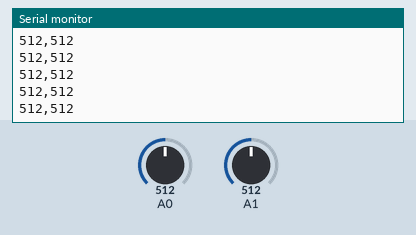
This sketch was run on a simulated Arduino Uno, built with avr-gcc and run on an emulated ATmega328P. Parts: the last lines printed to the serial monitor. The test bench sets the inputs (shaded band); at power-on: A0 = 512, A1 = 512.

Above: at 1.2 s.
1.3 s: A0 set to 716
At 1.31 s:
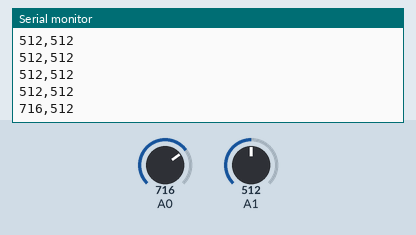
2.8 s: A1 set to 716
At 2.82 s:
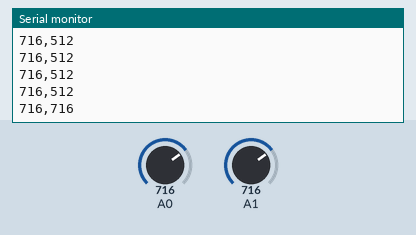
4.3 s: A0 set to 900
At 4.33 s:
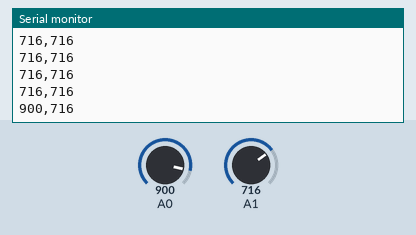
5.8 s: A1 set to 900
At 5.84 s:
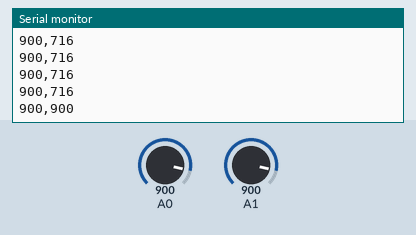
Timing chart, 0 to 8.3 s (numbered marks = the images above; inputs shaded):
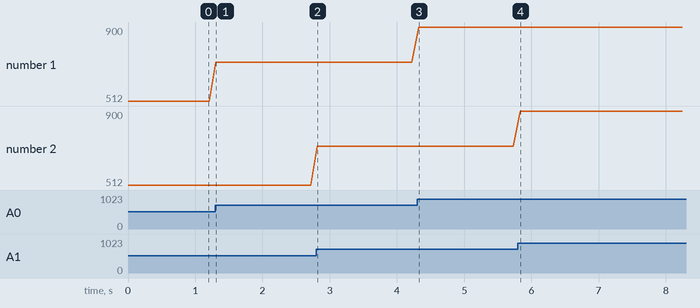

Measured:
- after the input at 1.3 s, the serial monitor: prints a new line at once (image 1)
- after the input at 2.8 s, the serial monitor: prints a new line at once (image 2)
- after the input at 4.3 s, the serial monitor: prints a new line at once (image 3)
- after the input at 5.8 s, the serial monitor: prints a new line at once (image 4)
- plotted number 1: 512 → 716 after the input at 1.3 s, 716 → 900 after the input at 4.3 s

The sketch:

Practica_4.ino
```cpp
int valor_potenciometro = 0;
int valor_potenciometro2= 0;
void setup(){
  Serial.begin(9600);
}

void loop(){
  valor_potenciometro = analogRead(A0);
  valor_potenciometro2= analogRead(A1);
  Serial.print(valor_potenciometro);
  Serial.print(',');
  Serial.println(valor_potenciometro2);
  delay(100);

 }
```
